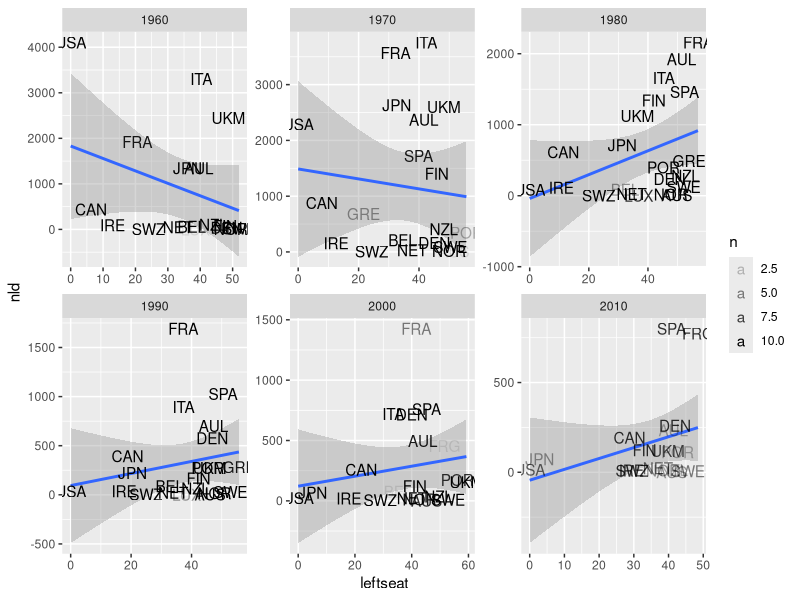

This chart was generated by the following R code:
# ------------------------------------------------------------------------------
# Industrial disputes and parliamentary left seat shares, 1960-2010
#
# Data: Comparative Welfare States (CWS) dataset, 2020
# https://www.lisdatacenter.org/news-and-events/comparative-welfare-states-dataset-2020/
# ------------------------------------------------------------------------------

library(tidyverse)

# load data
cws <- readxl::read_excel("data/CWS-data-2020.xlsx")

# inspect all variables
glimpse(cws)

# inspect visually (uncomment next line and execute)
# View(cws)

# inspect selected variables
glimpse(select(cws, id, year, nld, leftseat))

# get the sample size (number of observations)
nrow(cws)

# count the values of a categorical variable
table(cws$id)

# summarise a continuous variable (parliamentary left seat shares)
summary(cws$leftseat)

# summarise a continuous variable (industrial disputes) by decade
filter(cws, !is.na(nld)) %>%
  mutate(decade = 10 * year %/% 10) %>%
  group_by(decade) %>%
  summarise(
    n = n(),
    mu = mean(nld, na.rm = TRUE),
    sd = sd(nld, na.rm = TRUE)
  )

# compute average industrial disputes and left seat shares by decade
by_decade <- filter(cws, !is.na(nld)) %>%
  mutate(decade = 10 * year %/% 10) %>%
  group_by(id, decade) %>%
  summarise(
    n = n(),
    nld = mean(nld, na.rm = TRUE),
    leftseat = mean(leftseat, na.rm = TRUE)
  )

# visualize linear relationships
ggplot(by_decade, aes(y = nld, x = leftseat)) +
  geom_smooth(method = "lm", fullrange = TRUE) +
  geom_text(aes(label = id, alpha = n)) +
  facet_wrap(~ decade, scales = "free")

# kthxbye
